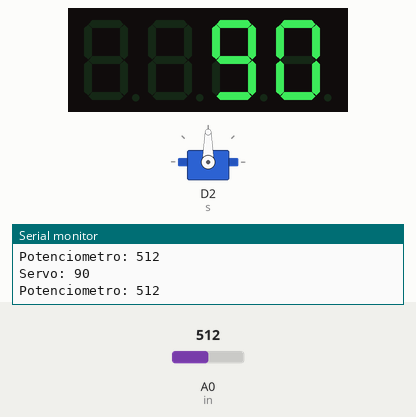
Simulated run of this sketch. Board: ESP8266 (NodeMCU). On the bench: servo, 4-digit seven-segment display, the last lines printed to the serial monitor. The test bench sets the inputs (shaded band); at power-on: A0 (in) = 512.

Above: at 1.2 s.
1.3 s: A0 (in) set to 716
At 2.2 s:
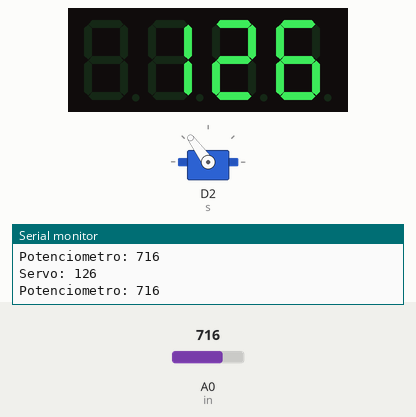
2.8 s: A0 (in) set to 900
At 3.5 s:
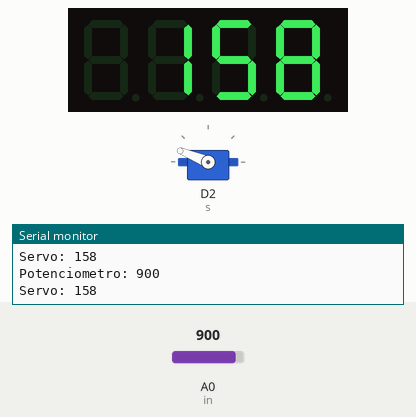
4.3 s: A0 (in) set to 1023
At 4.7 s:
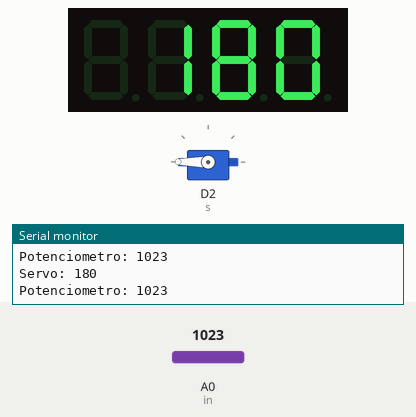
5.8 s: A0 (in) set to 306
At 7.0 s:
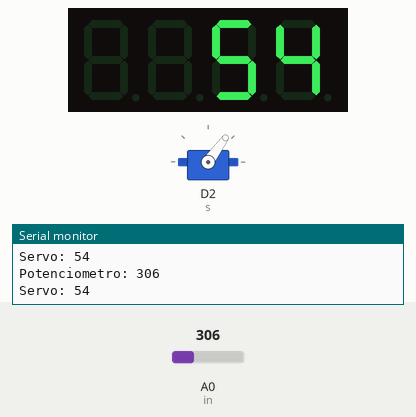
7.3 s: A0 (in) set to 122
At 8.5 s:
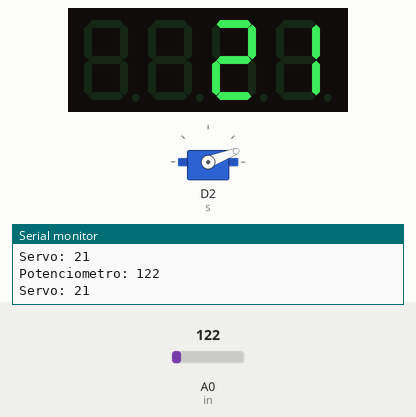
8.8 s: A0 (in) set to 0
At 9.8 s:
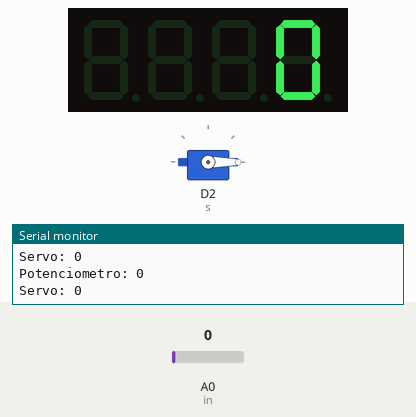
Timing chart, 0 to 11.3 s (numbered marks = the images above; inputs shaded):
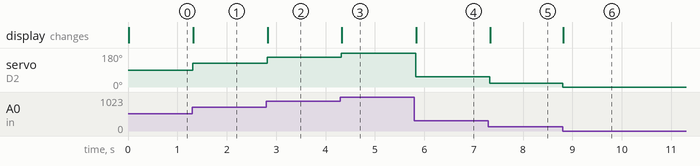

The sketch:

ex1c.ino
```cpp
#include <Servo.h>
#include <TM1637Display.h>
#define CLK D5 //can be any digital pin
#define DIO D6 //can be any digital pin


const int in = A0;
Servo s;
int value, valueMap;
TM1637Display display(CLK, DIO);


void setup (){
  Serial.begin(115200);
  s.attach(D2);
  pinMode(in, INPUT_PULLUP);
  display.setBrightness(7);
}

void loop(){
  value = analogRead(in);
  Serial.print("Potenciometro: ");
  Serial.println(value);
  valueMap = map(value, 0, 1023, 0, 180);
  s.write (valueMap);
  delay (10);
  value = s.read();
  Serial.print("Servo: ");
  Serial.println(value);
  display.showNumberDec(value);
}
```

Measured:
- after the input at 1.3 s, servo on D2 (s): 90° → 126° at once; the display: changes at once (image 1)
- after the input at 2.8 s, servo on D2 (s): 126° → 158° at once; the display: changes at once (image 2)
- after the input at 4.3 s, servo on D2 (s): 158° → 180° at once; the display: changes at once (image 3)
- after the input at 5.8 s, servo on D2 (s): 180° → 54° at once; the display: changes at once (image 4)
- after the input at 7.3 s, servo on D2 (s): 54° → 21° at once; the display: changes at once (image 5)
- after the input at 8.8 s, servo on D2 (s): 21° → 0° at once; the display: changes at once (image 6)
